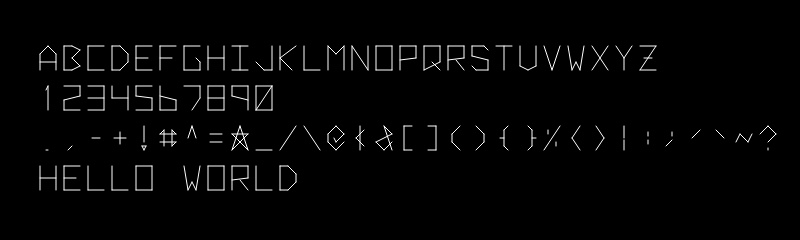
Frame 1 (no input)
Frame 60 (no input): identical to frame 1, image omitted
Frame 120 (the mouse pressed at the canvas centre since frame 60): identical to frame 1, image omitted

The p5.js sketch that drew this single still picture (run headless with seeded random() and noise() and a simulated clock; from frame 60 on, the mouse is pressed at the canvas centre):

// p5.js sketch
// ── sketch.js
// Asteroids vector font by Atari programmer Ed Logg
// p5.js port of C code version by Trammell Hudson
// See: https://trmm.net/Asteroids_font/
// https://github.com/osresearch/vst/blob/master/teensyv/asteroids_font.c
// https://web.archive.org/web/20141222010537/http://www.edge-online.com/features/making-asteroids/


// Font data array with human-readable points
const AsteroidsFont = {
  "0": [[0,0],[8,0],[8,12],[0,12],[0,0],[8,12],"FONT_LAST"],
  "1": [[4,0],[4,12],[3,10],"FONT_LAST"],
  "2": [[0,12],[8,12],[8,7],[0,5],[0,0],[8,0],"FONT_LAST"],
  "3": [[0,12],[8,12],[8,0],[0,0],"FONT_UP",[0,6],[8,6],"FONT_LAST"],
  "4": [[0,12],[0,6],[8,6],"FONT_UP",[8,12],[8,0],"FONT_LAST"],
  "5": [[0,0],[8,0],[8,6],[0,7],[0,12],[8,12],"FONT_LAST"],
  "6": [[0,12],[0,0],[8,0],[8,5],[0,7],"FONT_LAST"],
  "7": [[0,12],[8,12],[8,6],[4,0],"FONT_LAST"],
  "8": [[0,0],[8,0],[8,12],[0,12],[0,0],"FONT_UP",[0,6],[8,6],"FONT_LAST"],
  "9": [[8,0],[8,12],[0,12],[0,7],[8,5],"FONT_LAST"],
  "A": [[0,0],[0,8],[4,12],[8,8],[8,0],"FONT_UP",[0,4],[8,4],"FONT_LAST"],
  "B": [[0,0],[0,12],[4,12],[8,10],[4,6],[8,2],[4,0],[0,0],"FONT_LAST"],
  "C": [[8,0],[0,0],[0,12],[8,12],"FONT_LAST"],
  "D": [[0,0],[0,12],[4,12],[8,8],[8,4],[4,0],[0,0],"FONT_LAST"],
  "E": [[8,0],[0,0],[0,12],[8,12],"FONT_UP",[0,6],[6,6],"FONT_LAST"],
  "F": [[0,0],[0,12],[8,12],"FONT_UP",[0,6],[6,6],"FONT_LAST"],
  "G": [[6,6],[8,4],[8,0],[0,0],[0,12],[8,12],"FONT_LAST"],
  "H": [[0,0],[0,12],"FONT_UP",[0,6],[8,6],"FONT_UP",[8,12],[8,0],"FONT_LAST"],
  "I": [[0,0],[8,0],"FONT_UP",[4,0],[4,12],"FONT_UP",[0,12],[8,12],"FONT_LAST"],
  "J": [[0,4],[4,0],[8,0],[8,12],"FONT_LAST"],
  "K": [[0,0],[0,12],"FONT_UP",[8,12],[0,6],[6,0],"FONT_LAST"],
  "L": [[8,0],[0,0],[0,12],"FONT_LAST"],
  "M": [[0,0],[0,12],[4,8],[8,12],[8,0],"FONT_LAST"],
  "N": [[0,0],[0,12],[8,0],[8,12],"FONT_LAST"],
  "O": [[0,0],[0,12],[8,12],[8,0],[0,0],"FONT_LAST"],
  "P": [[0,0],[0,12],[8,12],[8,6],[0,5],"FONT_LAST"],
  "Q": [[0,0],[0,12],[8,12],[8,4],[0,0],"FONT_UP",[4,4],[8,0],"FONT_LAST"],
  "R": [[0,0],[0,12],[8,12],[8,6],[0,5],"FONT_UP",[4,5],[8,0],"FONT_LAST"],
  "S": [[0,2],[2,0],[8,0],[8,5],[0,7],[0,12],[6,12],[8,10],"FONT_LAST"],
  "T": [[0,12],[8,12],"FONT_UP",[4,12],[4,0],"FONT_LAST"],
  "U": [[0,12],[0,2],[4,0],[8,2],[8,12],"FONT_LAST"],
  "V": [[0,12],[4,0],[8,12],"FONT_LAST"],
  "W": [[0,12],[2,0],[4,4],[6,0],[8,12],"FONT_LAST"],
  "X": [[0,0],[8,12],"FONT_UP",[0,12],[8,0],"FONT_LAST"],
  "Y": [[0,12],[4,6],[8,12],"FONT_UP",[4,6],[4,0],"FONT_LAST"],
  "Z": [[0,12],[8,12],[0,0],[8,0],"FONT_UP",[2,6],[6,6],"FONT_LAST"],
  ".": [[3,0],[4,0],"FONT_LAST"],
  ",": [[2,0],[4,2],"FONT_LAST"],
  "-": [[2,6],[6,6],"FONT_LAST"],
  "+": [[1,6],[7,6],"FONT_UP",[4,9],[4,3],"FONT_LAST"],
  "!": [[4,0],[3,2],[5,2],[4,0],"FONT_UP",[4,4],[4,12],"FONT_LAST"],
  "#": [[0,4],[8,4],[6,2],[6,10],[8,8],[0,8],[2,10],[2,2],"FONT_LAST"],
  "^": [[2,6],[4,12],[6,6],"FONT_LAST"],
  "=": [[1,4],[7,4],"FONT_UP",[1,8],[7,8],"FONT_LAST"],
  "*": [[0,0],[4,12],[8,0],[0,8],[8,8],[0,0],"FONT_LAST"],
  "_": [[0,0],[8,0],"FONT_LAST"],
  "/": [[0,0],[8,12],"FONT_LAST"],
  "\\": [[0,12],[8,0],"FONT_LAST"],
  "@": [[8,4],[4,0],[0,4],[0,8],[4,12],[8,8],[4,4],[3,6],"FONT_LAST"],
  "$": [[6,2],[2,6],[6,10],"FONT_UP",[4,12],[4,0],"FONT_LAST"],
  "&": [[8,0],[4,12],[8,8],[0,4],[4,0],[8,4],"FONT_LAST"],
  "[": [[6,0],[2,0],[2,12],[6,12],"FONT_LAST"],
  "]": [[2,0],[6,0],[6,12],[2,12],"FONT_LAST"],
  "(": [[6,0],[2,4],[2,8],[6,12],"FONT_LAST"],
  ")": [[2,0],[6,4],[6,8],[2,12],"FONT_LAST"],
  "{": [[6,0],[4,2],[4,10],[6,12],"FONT_UP",[2,6],[4,6],"FONT_LAST"],
  "}": [[4,0],[6,2],[6,10],[4,12],"FONT_UP",[6,6],[8,6],"FONT_LAST"],
  "%": [[0,0],[8,12],"FONT_UP",[2,10],[2,8],"FONT_UP",[6,4],[6,2],"FONT_LAST"],
  "<": [[6,0],[2,6],[6,12],"FONT_LAST"],
  ">": [[2,0],[6,6],[2,12],"FONT_LAST"],
  "|": [[4,0],[4,5],"FONT_UP",[4,6],[4,12],"FONT_LAST"],
  ":": [[4,9],[4,7],"FONT_UP",[4,5],[4,3],"FONT_LAST"],
  ";": [[4,9],[4,7],"FONT_UP",[4,5],[1,2],"FONT_LAST"],
  "\"": [[2,10],[2,6],"FONT_UP",[6,10],[6,6],"FONT_LAST"],
  "'": [[2,6],[6,10],"FONT_LAST"],
  "`": [[2,10],[6,6],"FONT_LAST"],
  "~": [[0,4],[2,8],[6,4],[8,8],"FONT_LAST"],
  "?": [[0,8],[4,12],[8,8],[4,4],"FONT_UP",[4,1],[4,0],"FONT_LAST"]
};


// Draw a single character
function drawChar(ch, x, y, size) {
  const points = AsteroidsFont[ch];
  if (!points) return; // Character not found

  let penUp = true; // Start with the pen up
  let lastPoint = null;

  for (const point of points) {
    if (point === "FONT_LAST") break; // End of character
    if (point === "FONT_UP") {
      penUp = true; // Pen up, don't draw a line
      continue;
    }

    const [px, py] = point; // Extract x, y coordinates
    const sx = x + px * size;
    const sy = y - py * size; // Invert Y for canvas coordinates

    if (penUp) {
      // Move to the new position without drawing
      lastPoint = { x: sx, y: sy };
    } else {
      // Draw a line from the last point
      if (lastPoint) {
        // Using individual lines makes it easier to blow up letters
        line(lastPoint.x, lastPoint.y, sx, sy);
      }
      lastPoint = { x: sx, y: sy };
    }

    penUp = false; // Pen down after the first move
  }
}


function drawString(str, x, y, size) {
  str = str.toUpperCase();
  let xOffset = 0; // Horizontal offset for character spacing

  for (let chr of str) {
    // Skip if character is not in the font table
    if (!AsteroidsFont[chr]) {
      xOffset += 12 * size; // Default spacing for unknown characters
      continue;
    }

    // Draw the character at the current position
    drawChar(chr, x + xOffset, y, size);

    // Increment horizontal offset by character width
    xOffset += 12 * size; // Characters are 12 units wide by design
  }
}


function setup() {
  createCanvas(800, 240);
}


function draw(){
  background(0);
  stroke(255);
  strokeWeight(1); 
  strokeCap(ROUND); 
  strokeJoin(ROUND); 
  
  drawString("ABCDEFGHIJKLMNOPQRSTUVWXYZ", 40, 70, 2); 
  drawString("1234567890", 40, 110, 2); 
  drawString(".,-+!#^=*_/\\@$&[](){}%<>|:;\'`~?", 40, 150, 2);
  drawString("Hello World", 40, 190, 2);
}
